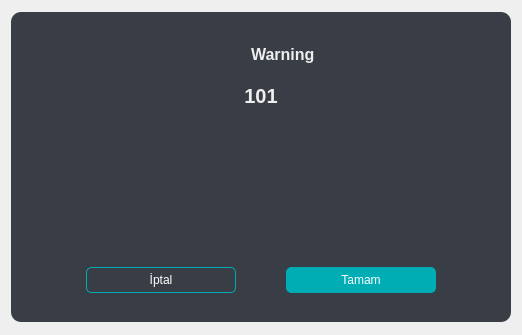
<?xml version="1.0" encoding="UTF-8"?>
<ui version="4.0">
 <class>Dialog</class>
 <widget class="QDialog" name="Dialog">
  <property name="geometry">
   <rect>
    <x>0</x>
    <y>0</y>
    <width>518</width>
    <height>335</height>
   </rect>
  </property>
  <property name="windowTitle">
   <string>Dialog</string>
  </property>
  <layout class="QHBoxLayout" name="horizontalLayout">
   <item>
    <widget class="QWidget" name="widget_main" native="true">
     <property name="sizePolicy">
      <sizepolicy hsizetype="Preferred" vsizetype="Fixed">
       <horstretch>0</horstretch>
       <verstretch>0</verstretch>
      </sizepolicy>
     </property>
     <property name="minimumSize">
      <size>
       <width>500</width>
       <height>0</height>
      </size>
     </property>
     <property name="styleSheet">
      <string notr="true">#widget_main{
	border-radius: 10px;
	background-color: #393E46;	
}
QLabel{
	color: #EEEEEE;
}
QPushButton{
	border: 1px solid #00ADB5;
	color: #FFFFFF;
	border-radius: 5px;
	padding: 5px 10px 5px 10px;
}
#pushButton_ok{
	background-color: #00ADB5;
}</string>
     </property>
     <layout class="QVBoxLayout" name="verticalLayout">
      <item>
       <widget class="QWidget" name="widget_top_area" native="true">
        <property name="sizePolicy">
         <sizepolicy hsizetype="Preferred" vsizetype="Fixed">
          <horstretch>0</horstretch>
          <verstretch>0</verstretch>
         </sizepolicy>
        </property>
        <layout class="QVBoxLayout" name="verticalLayout_2">
         <item alignment="Qt::AlignHCenter">
          <widget class="QWidget" name="widget_popup_type" native="true">
           <layout class="QHBoxLayout" name="horizontalLayout_4">
            <property name="spacing">
             <number>15</number>
            </property>
            <item>
             <widget class="QLabel" name="popup_icon">
              <property name="minimumSize">
               <size>
                <width>30</width>
                <height>30</height>
               </size>
              </property>
              <property name="maximumSize">
               <size>
                <width>30</width>
                <height>30</height>
               </size>
              </property>
              <property name="text">
               <string/>
              </property>
              <property name="scaledContents">
               <bool>true</bool>
              </property>
             </widget>
            </item>
            <item>
             <widget class="QLabel" name="popup_type">
              <property name="font">
               <font>
                <pointsize>12</pointsize>
                <weight>75</weight>
                <bold>true</bold>
               </font>
              </property>
              <property name="text">
               <string>Warning</string>
              </property>
             </widget>
            </item>
           </layout>
          </widget>
         </item>
         <item>
          <widget class="QLabel" name="popup_code">
           <property name="font">
            <font>
             <pointsize>15</pointsize>
             <weight>75</weight>
             <bold>true</bold>
            </font>
           </property>
           <property name="text">
            <string>101</string>
           </property>
           <property name="alignment">
            <set>Qt::AlignCenter</set>
           </property>
          </widget>
         </item>
        </layout>
       </widget>
      </item>
      <item>
       <widget class="QWidget" name="widget_center_area" native="true">
        <layout class="QHBoxLayout" name="horizontalLayout_3">
         <item>
          <widget class="QLabel" name="popup_message">
           <property name="minimumSize">
            <size>
             <width>0</width>
             <height>100</height>
            </size>
           </property>
           <property name="font">
            <font>
             <pointsize>11</pointsize>
            </font>
           </property>
           <property name="text">
            <string/>
           </property>
           <property name="alignment">
            <set>Qt::AlignCenter</set>
           </property>
           <property name="wordWrap">
            <bool>true</bool>
           </property>
          </widget>
         </item>
        </layout>
       </widget>
      </item>
      <item alignment="Qt::AlignHCenter">
       <widget class="QWidget" name="widget_bottom_area" native="true">
        <property name="sizePolicy">
         <sizepolicy hsizetype="Preferred" vsizetype="Fixed">
          <horstretch>0</horstretch>
          <verstretch>0</verstretch>
         </sizepolicy>
        </property>
        <property name="minimumSize">
         <size>
          <width>0</width>
          <height>0</height>
         </size>
        </property>
        <layout class="QHBoxLayout" name="horizontalLayout_2">
         <property name="spacing">
          <number>50</number>
         </property>
         <property name="topMargin">
          <number>20</number>
         </property>
         <property name="rightMargin">
          <number>9</number>
         </property>
         <property name="bottomMargin">
          <number>20</number>
         </property>
         <item>
          <widget class="QPushButton" name="pushButton_cancel">
           <property name="minimumSize">
            <size>
             <width>150</width>
             <height>0</height>
            </size>
           </property>
           <property name="text">
            <string>İptal</string>
           </property>
          </widget>
         </item>
         <item>
          <widget class="QPushButton" name="pushButton_ok">
           <property name="minimumSize">
            <size>
             <width>150</width>
             <height>0</height>
            </size>
           </property>
           <property name="text">
            <string>Tamam</string>
           </property>
          </widget>
         </item>
        </layout>
       </widget>
      </item>
     </layout>
    </widget>
   </item>
  </layout>
 </widget>
 <resources/>
 <connections/>
</ui>
